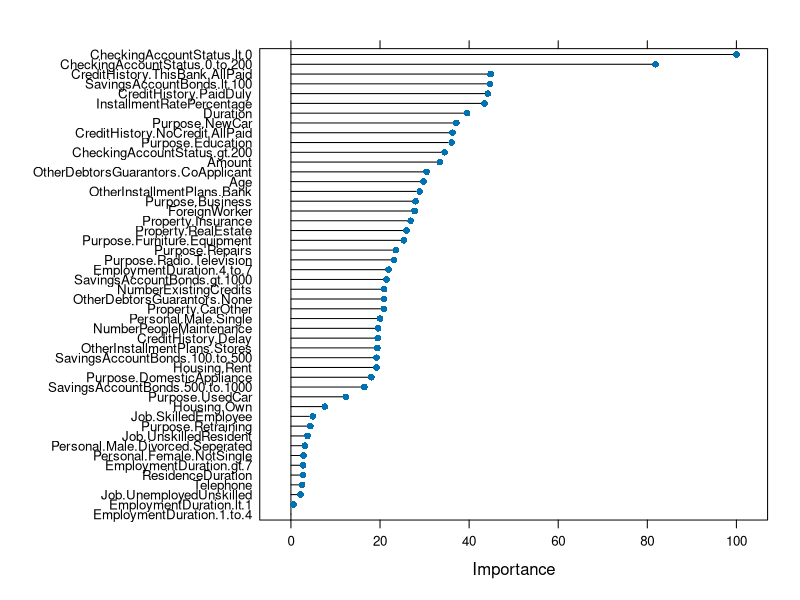

Source code (R): (Note: this script raises an error after producing the figure.)
#Install packages
library(dplyr)
library(caret)
#library(e1071)
library(pROC)
library(caTools)


#Utilise German Credit Data file from caret with pre-cleansed data 
#Set TARGET - BAD to 1 - i.e. we are going to predict defaults as the outcome
data(GermanCredit)
GCD <- tbl_df(GermanCredit) %>%
  mutate(ID = row_number(),
         Target = ifelse(Class == "Bad",1,0)) %>%
  select(ID,Class,Target,everything())

# Create a partition of 80% of the rows for training, 20% for validation
# Note there is no validation in the traditional SAS EM manner; instead CV training is used to optimise model
set.seed(42)
Partition_Index <- createDataPartition(GCD$Target,
                                       p=0.80, list=FALSE)
GCD_Training <- GCD[Partition_Index,]
GCD_Validation <- GCD[-Partition_Index,]


#(Check relative proportions of the target variables in the split data)
prop.table(table(GCD_Training$Target))
prop.table(table(GCD_Validation$Target))


#Build a train control object
GCD_TrCtrl <- trainControl(method="cv", 
                           summaryFunction=defaultSummary, 
                           classProbs=T,
                           savePredictions = T)
#Add in pre-processing: imputation and normalisation

#Train Logistic regression model (family = Binomial, method=glm) glmStepAIC
GCD_Model_LR <- train(Target ~
                     . -Class -ID,
                   data=GCD_Training,
                   method="glm",
                   family="binomial",
                   trControl=GCD_TrCtrl)
warnings(GCD_Model_LR)

# # #Train decision tree model (family = Binomial, method=glm) glmStepAIC
# GCD_Model_DT <- train(Target ~
#                         . -Class -ID,
#                       data=GCD_Training,
#                       method="rpart2",
#                       family="binomial",
#                       metric='RMSE',
#                       trControl=GCD_TrCtrl)
# warnings(GCD_Model_DT)


#Show model variable importance
predictors(GCD_Model_LR)
varImp(GCD_Model_LR)
plot(varImp(GCD_Model_LR))



#Aply model to validation data set - Logistic Regression
GCD_Pred_LR.obj <-predict(GCD_Model_LR, GCD_Validation)
GCD_Predict_LR <- GCD_Validation %>%
  select(ID,Observed=Target) %>%
  mutate(Predicted = ifelse(GCD_Pred_LR.obj > 0.5, 1,0),
         Pred_Prob = GCD_Pred_LR.obj) %>%
  arrange(desc(Pred_Prob))

#ConfusionMatrix on Validation data
confusionMatrix(data = GCD_Predict_LR$Predicted,
                reference = GCD_Predict_LR$Observed)

# #Aply model to validation data set - Decision Tree
# GCD_Pred_DT.obj <-predict(GCD_Model_DT, GCD_Validation)
# GCD_Predict_DT <- GCD_Validation %>%
#   select(ID,Observed=Target) %>%
#   mutate(Predicted = ifelse(GCD_Pred_DT.obj > 0.5, 1,0),
#          Pred_Prob = GCD_Pred_DT.obj) %>%
#   arrange(desc(Pred_Prob))
# 
# #ConfusionMatrix on Validation data
# confusionMatrix(data = GCD_Predict_LR$Predicted,
#                 reference = GCD_Predict_LR$Observed)



#Output AUC values
ROC.Training_LR <- roc(GCD_Model_LR$pred$obs, GCD_Model_LR$pred$pred)
ROC.Validation_LR <- roc(GCD_Predict_LR$Observed, GCD_Predict_LR$Pred_Prob)
print("TRAINING"); auc(ROC.Training_LR)
print("VALIDATION"); auc(ROC.Validation_LR)

### Plotting ROC curves

# a) using base graphics system

#Plot ROC curves
plot(ROC.Training_LR, col = "blue",
     print.auc = TRUE, print.auc.y = .4)
plot(ROC.Validation_LR, col = "magenta",
     print.auc = TRUE, print.auc.y = .2,
     add = TRUE)

# b) using ggplot2 graphics system

library(ggplot2)

# can be extended to accommodate comparison of ROC curves, and 
# certainly could stand some aesthetic tweaks... but a gr8 start!
ggplotROC = function(roc, colour="black", title = NULL){
    # for ggplot solution: h/t @ https://stackoverflow.com/questions/37438461/
    auc_percent = round(roc$auc * 100, 2)
    df = data.frame(Specificity=roc$specificities, Sensitivity=roc$sensitivities)
    plot = ggplot(data = df, aes(x = Specificity, y = Sensitivity))+
        geom_path(colour = colour, size = 1.5)+
        scale_x_reverse() +
        geom_abline(intercept = 1, slope = 1, color='grey')+
        annotate("text", x = .85, y = .95, 
            label = paste0('AUC: ', auc_percent, '%'), size = 5) +
        labs(title = title, y = 'Sensitivity (%)', x = 'Specificity (%)')
    # adding a clean and simple theme
    plot = plot + theme_minimal()
    return(plot)
}

# plots created from 
trainRocPlot = ggplotROC(ROC.Training_LR, colour = "red",
    title = "Training Set Performance")

testRocPlot = ggplotROC(ROC.Validation_LR, colour = "blue",
    "Validation Set Performance")
